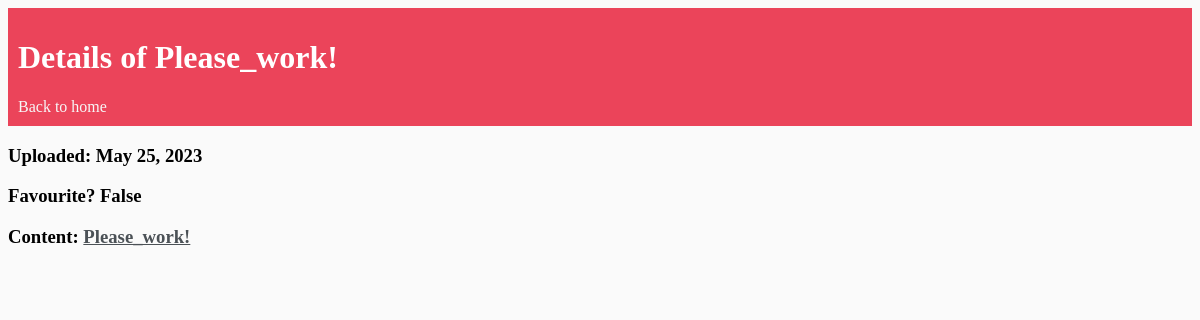
The page /fichier/3 (signed in) on the database its author committed.
### basefinale/models.py (models this page shows)
class Fichier(models.Model):
    user = models.ForeignKey(User, on_delete=models.CASCADE)
    title = models.CharField(unique=True,max_length=200)
    favourite = models.BooleanField()
    upload_date = models.DateField(auto_now_add=True)
    content = models.FileField(upload_to='public', null=True)
    company = models.ForeignKey("Entreprise", on_delete=models.CASCADE)
    def __str__(self):
            return self.title

### basefinale/views.py (the view)
# urls.py: path('fichier/<int:pk>', FileDetail.as_view(), name='fichier'),
class FileDetail(LoginRequiredMixin, DetailView):
    model = Fichier
    context_object_name = 'file'

### basefinale/templates/basefinale/fichier_detail.html
{% extends 'basefinale/main.html' %}
{% block content %}
<div class="header-bar">
    <div>
        <h1>Details of {{file}}</h1>
    </div>
    <a href="{% url 'files' %}">Back to home</a>
</div>
<h3>Uploaded: {{file.upload_date}}</h3>
<h3>Favourite? {{file.favourite}}</h3>
<h3>Content: <a href="http://127.0.0.1:8000/media/{{file.content}}">{{file.title}}</a></h3>
{% endblock content %}

### basefinale/templates/basefinale/main.html (style rules this page uses)
body { background-color: #fafafa; font-family: Calibri; //padding-top: 0; }
h1, h2, h3, h4, h5, h6, { font-family: Calibri; }
a, p { color: #4b5156 }
.header-bar { //display: flex; justify-content: space-between; color: #fff; padding: 10px; //border-radius: 5px 5px 0 0; //background-color: linear-gradient(90deg, #EEA390 0%, #EB796F 43%, #EB796F 100%); background-color: #eb445a; }
.header-bar a { color: rgb(247, 247, 247); text-decoration: none; }

### rows shown on the page
Fichier: title "Please_work!", upload_date "May 25, 2023", favourite "False"
